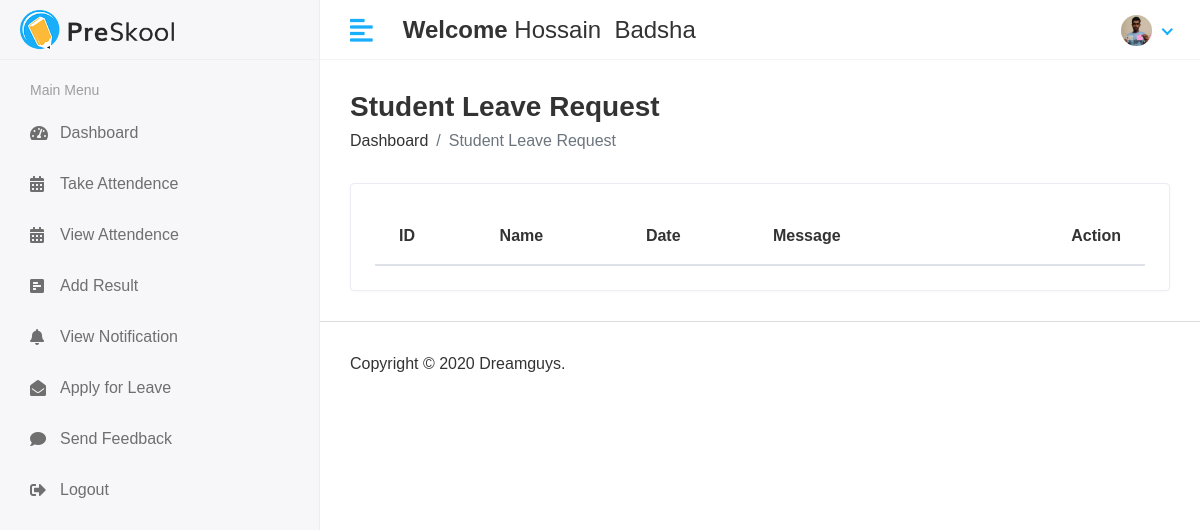
The page /hod/leave_student_hod (signed in) on the database as committed earlier.
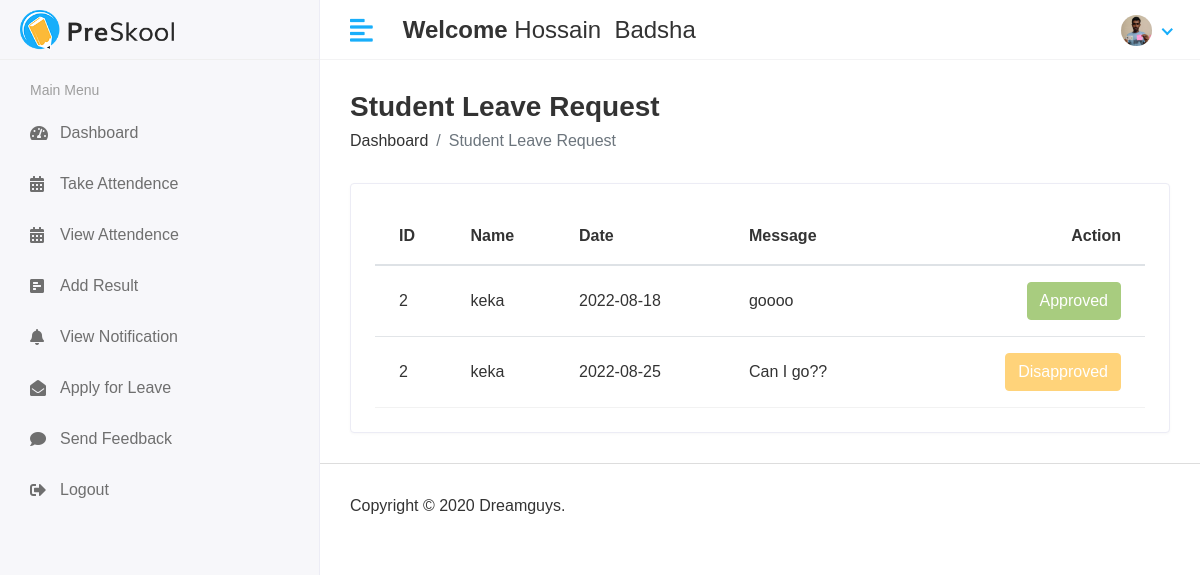
The same page on the database as committed later.
### sms_app/models.py (models this page shows, shortened)
class StudentLeave(models.Model):
    student = models.ForeignKey(Student,on_delete=models.CASCADE)
    leave_date = models.CharField(max_length=100)
    message = models.TextField()
    status = models.IntegerField(null=True,default=0 )
    created_at = models.DateTimeField(auto_now_add=True)
    updated_at = models.DateTimeField(auto_now=True)

class Student(models.Model):
    user = models.OneToOneField(CustomUser,on_delete=models.CASCADE)
    gender = models.CharField(max_length=50)
    course_name = models.ForeignKey(Course,on_delete=models.DO_NOTHING)
    session_year = models.ForeignKey(SessionYear,on_delete=models.DO_NOTHING)
    created_at = models.DateTimeField(auto_now_add=True)
    updated_at = models.DateTimeField(auto_now=True)
    address = models.TextField()

class CustomUser(AbstractUser):
    user_type = (
        (1,'HOD'),
        (2,'STAFF'),
        (3,'STUDENT'),
    )
    user_type = models.CharField(max_length=50,choices=user_type,default=1)
    profile_pic = models.ImageField(upload_to='media/profile_pic',null=True,blank=True)

### management_system/hod_views.py (the view)
# urls.py: path('hod/leave_student_hod',hod_views.leave_student_hod,name='leave_student_hod'),
@login_required(login_url='/')
def leave_student_hod(request):
    leave = StudentLeave.objects.all()
    context = {'student_leave':leave}
    return render(request, 'hod/leave_student_hod.html',context)

### templates/hod/leave_student_hod.html (shortened to what this page needs)
{% extends 'base.html' %}
{% block content %}
<div class="content container-fluid">
               <div class="page-header">
                  <div class="row align-items-center">
                     <div class="col">
                        <h3 class="page-title">Student Leave Request </h3>
                        <ul class="breadcrumb">
                           <li class="breadcrumb-item"><a href="index.html">Dashboard</a></li>
                           <li class="breadcrumb-item active">Student Leave Request </li>
                        </ul>
                     </div>
                  </div>
               </div>
               <div class="row">
                  <div class="col-sm-12">
                     <div class="card card-table">
                        <div class="card-body">
                           <div class="table-responsive">
                              <table id="table_id" class="table table-hover table-center mb-0 ">
                                 <thead>
                                    <tr>
                                       <th>ID</th>
                                       <th>Name</th>
                                       <th>Date</th>
                                       <th>Message</th>
                                       <th class="text-right">Action</th>
                                    </tr>
                                 </thead>
                                 <tbody>
                                    {% for i in student_leave %}
                                    <tr>
                                       <td>{{i.student.id}}</td>
                                       <td>{{i.student.user.username}}</td>
                                       <td>{{i.leave_date}}</td>
                                       <td>{{i.message}}</td>
                                       <td class="text-right">
                                          <div class="actions">
                                            {% if i.status == 0 %}
                                             <a href="{% url 'student_leave_request_approve' i.id %}" class="btn btn-outline-success  mr-2">
                                             <i class="fas fa-thumbs-up">&nbsp;Approve</i>
                                             </a>
                                             <a href="{% url 'student_leave_request_disapprove' i.id %}" class="btn btn-outline-danger ">
                                             <i class="fas fa-thumbs-down">&nbsp;Disapprove</i>
                                             </a>
                                             {% elif i.status == 1 %}
                                             <button class="btn btn-success disabled">Approved</button>
                                             {% else %}
                                            <button class="btn btn-warning disabled">Disapproved</button>
                                             {% endif %}
                                          </div>
                                       </td>
                                    </tr>
                                    {% endfor %}
                                 </tbody>
                              </table>
                           </div>
                        </div>
                     </div>
                  </div>
               </div>
            </div>
{% endblock %}

Rows that differ between the two databases and show on the page:
added StudentLeave: student.id "2", student.user.username "keka", leave_date "2022-08-18", message "goooo", status "Approved"
added StudentLeave: student.id "2", student.user.username "keka", leave_date "2022-08-25", message "Can I go??", status "Disapproved"
